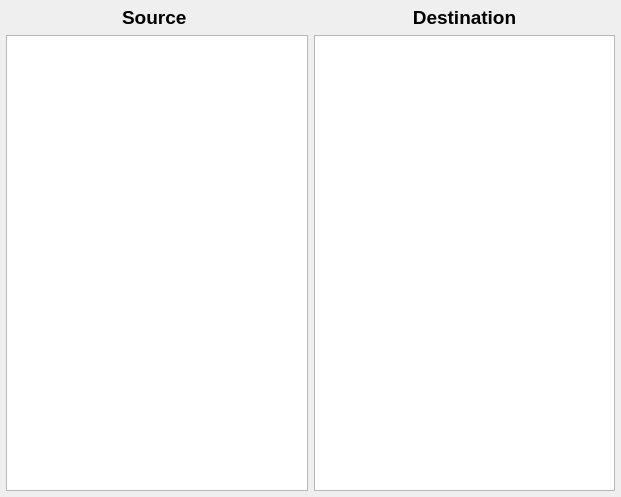
<?xml version="1.0" encoding="UTF-8"?>
<ui version="4.0">
 <class>MainWindow</class>
 <widget class="QMainWindow" name="MainWindow">
  <property name="geometry">
   <rect>
    <x>0</x>
    <y>0</y>
    <width>621</width>
    <height>497</height>
   </rect>
  </property>
  <property name="sizePolicy">
   <sizepolicy hsizetype="Preferred" vsizetype="Preferred">
    <horstretch>0</horstretch>
    <verstretch>0</verstretch>
   </sizepolicy>
  </property>
  <property name="minimumSize">
   <size>
    <width>0</width>
    <height>0</height>
   </size>
  </property>
  <property name="font">
   <font>
    <pointsize>12</pointsize>
   </font>
  </property>
  <property name="windowTitle">
   <string>Emittance Plot Processing</string>
  </property>
  <property name="windowIcon">
   <iconset>
    <normaloff>icon.png</normaloff>icon.png</iconset>
  </property>
  <widget class="QWidget" name="centralwidget">
   <property name="sizePolicy">
    <sizepolicy hsizetype="Preferred" vsizetype="Preferred">
     <horstretch>0</horstretch>
     <verstretch>0</verstretch>
    </sizepolicy>
   </property>
   <property name="minimumSize">
    <size>
     <width>0</width>
     <height>0</height>
    </size>
   </property>
   <property name="baseSize">
    <size>
     <width>0</width>
     <height>0</height>
    </size>
   </property>
   <layout class="QVBoxLayout" name="verticalLayout">
    <property name="spacing">
     <number>6</number>
    </property>
    <property name="leftMargin">
     <number>6</number>
    </property>
    <property name="topMargin">
     <number>6</number>
    </property>
    <property name="rightMargin">
     <number>6</number>
    </property>
    <property name="bottomMargin">
     <number>6</number>
    </property>
    <item>
     <layout class="QHBoxLayout" name="horizontalLayout">
      <property name="sizeConstraint">
       <enum>QLayout::SetDefaultConstraint</enum>
      </property>
      <item>
       <layout class="QVBoxLayout" name="verticalLayout_2">
        <item alignment="Qt::AlignHCenter">
         <widget class="QLabel" name="label">
          <property name="font">
           <font>
            <pointsize>14</pointsize>
            <weight>75</weight>
            <bold>true</bold>
           </font>
          </property>
          <property name="text">
           <string>Source </string>
          </property>
         </widget>
        </item>
        <item>
         <widget class="QListWidget" name="listWidget"/>
        </item>
       </layout>
      </item>
      <item>
       <layout class="QVBoxLayout" name="verticalLayout_3">
        <item>
         <widget class="QLabel" name="label_2">
          <property name="font">
           <font>
            <pointsize>14</pointsize>
            <weight>75</weight>
            <bold>true</bold>
           </font>
          </property>
          <property name="text">
           <string>Destination</string>
          </property>
          <property name="alignment">
           <set>Qt::AlignCenter</set>
          </property>
         </widget>
        </item>
        <item>
         <widget class="QTableView" name="tableView"/>
        </item>
       </layout>
      </item>
     </layout>
    </item>
   </layout>
  </widget>
  <action name="actionOpen">
   <property name="text">
    <string>Open</string>
   </property>
   <property name="font">
    <font>
     <family>Tahoma</family>
     <pointsize>10</pointsize>
    </font>
   </property>
  </action>
  <action name="actionQuit">
   <property name="text">
    <string>Quit</string>
   </property>
  </action>
  <action name="actionPlot">
   <property name="checkable">
    <bool>true</bool>
   </property>
   <property name="checked">
    <bool>true</bool>
   </property>
   <property name="text">
    <string>Plot</string>
   </property>
  </action>
  <action name="actionLog">
   <property name="checkable">
    <bool>true</bool>
   </property>
   <property name="text">
    <string>Log</string>
   </property>
  </action>
  <action name="actionParameters">
   <property name="checkable">
    <bool>true</bool>
   </property>
   <property name="text">
    <string>Parameters</string>
   </property>
  </action>
  <action name="actionAbout">
   <property name="text">
    <string>About</string>
   </property>
  </action>
 </widget>
 <resources/>
 <connections/>
 <designerdata>
  <property name="gridDeltaX">
   <number>10</number>
  </property>
  <property name="gridDeltaY">
   <number>10</number>
  </property>
  <property name="gridSnapX">
   <bool>true</bool>
  </property>
  <property name="gridSnapY">
   <bool>true</bool>
  </property>
  <property name="gridVisible">
   <bool>true</bool>
  </property>
 </designerdata>
</ui>
